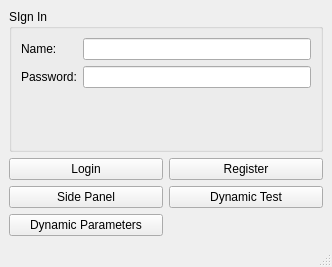
<?xml version="1.0" encoding="UTF-8"?>
<ui version="4.0">
 <class>MainWindow</class>
 <widget class="QMainWindow" name="MainWindow">
  <property name="geometry">
   <rect>
    <x>0</x>
    <y>0</y>
    <width>332</width>
    <height>267</height>
   </rect>
  </property>
  <property name="windowTitle">
   <string>MainWindow</string>
  </property>
  <widget class="QWidget" name="centralwidget">
   <layout class="QGridLayout" name="gridLayout">
    <item row="4" column="0">
     <widget class="QPushButton" name="pushButton_login">
      <property name="text">
       <string>Login</string>
      </property>
     </widget>
    </item>
    <item row="4" column="1">
     <widget class="QPushButton" name="pushButton_register">
      <property name="text">
       <string>Register</string>
      </property>
     </widget>
    </item>
    <item row="0" column="0" colspan="2">
     <widget class="QGroupBox" name="groupBox">
      <property name="sizePolicy">
       <sizepolicy hsizetype="Preferred" vsizetype="Preferred">
        <horstretch>0</horstretch>
        <verstretch>0</verstretch>
       </sizepolicy>
      </property>
      <property name="title">
       <string>SIgn In</string>
      </property>
      <layout class="QFormLayout" name="formLayout">
       <item row="0" column="0">
        <widget class="QLabel" name="label_name">
         <property name="text">
          <string>Name:</string>
         </property>
        </widget>
       </item>
       <item row="1" column="0">
        <widget class="QLabel" name="label_pass">
         <property name="text">
          <string>Password:</string>
         </property>
        </widget>
       </item>
       <item row="0" column="1">
        <widget class="QLineEdit" name="lineEdit_name"/>
       </item>
       <item row="1" column="1">
        <widget class="QLineEdit" name="lineEdit_pass">
         <property name="echoMode">
          <enum>QLineEdit::Password</enum>
         </property>
        </widget>
       </item>
      </layout>
     </widget>
    </item>
    <item row="5" column="0">
     <widget class="QPushButton" name="pushButton">
      <property name="text">
       <string>Side Panel</string>
      </property>
     </widget>
    </item>
    <item row="5" column="1">
     <widget class="QPushButton" name="pushButton_test">
      <property name="text">
       <string>Dynamic Test</string>
      </property>
     </widget>
    </item>
    <item row="6" column="0">
     <widget class="QPushButton" name="pushButton_2">
      <property name="text">
       <string>Dynamic Parameters</string>
      </property>
     </widget>
    </item>
   </layout>
  </widget>
  <widget class="QMenuBar" name="menubar">
   <property name="geometry">
    <rect>
     <x>0</x>
     <y>0</y>
     <width>332</width>
     <height>25</height>
    </rect>
   </property>
  </widget>
  <widget class="QStatusBar" name="statusbar"/>
 </widget>
 <resources/>
 <connections/>
</ui>
